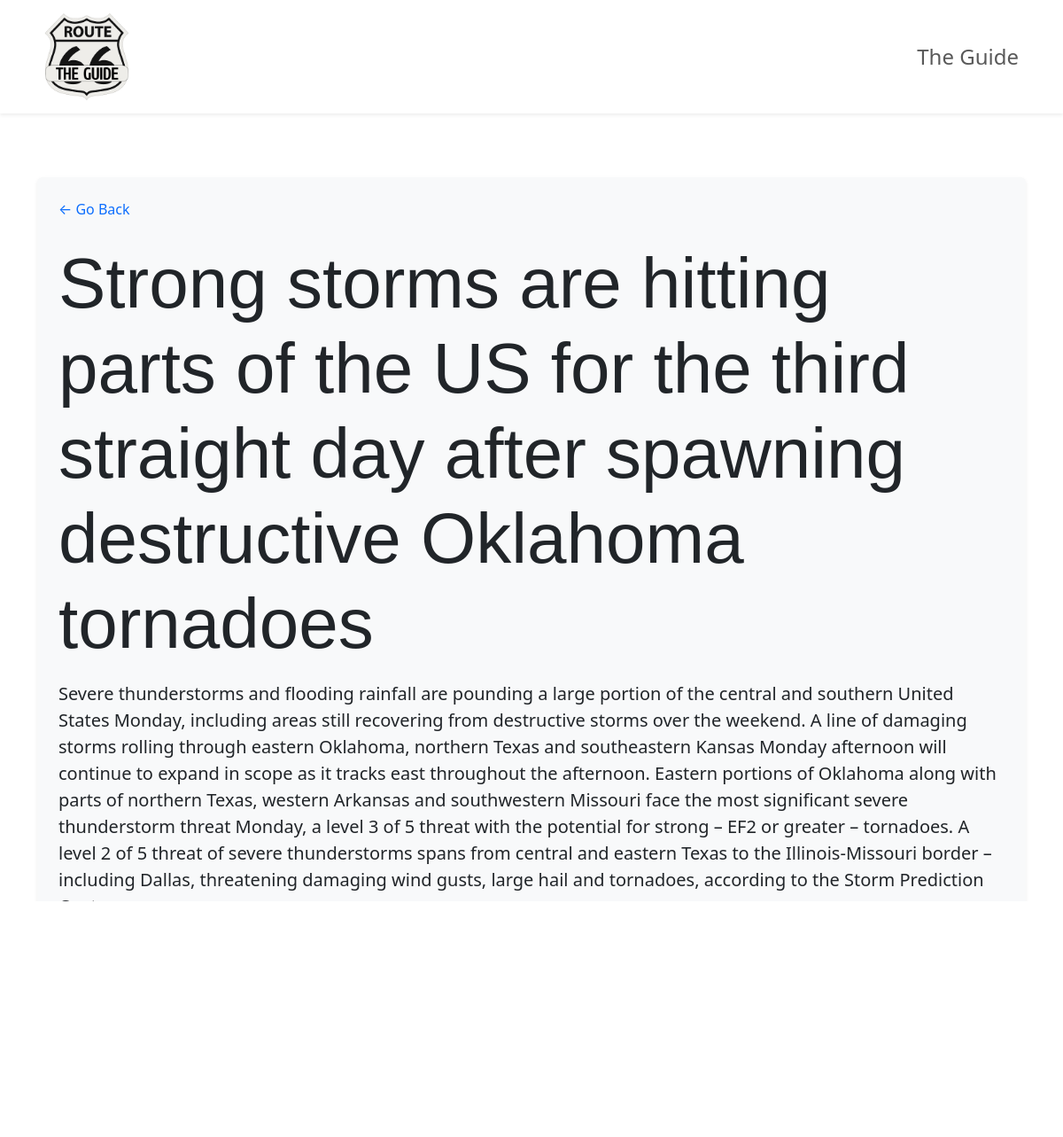
The page /news/1/ on the database its author committed.
### news/models.py (models this page shows)
class NewsEntry(models.Model):
    title = models.CharField(max_length=200)
    description = models.TextField()
    date = models.DateTimeField(auto_now_add=True)

### news/views.py (the view)
# urls.py: path('<int:news_id>/', views.detail, name='detail'),
def detail(request, news_id):
    selected_blog_post = get_object_or_404(NewsEntry, pk=news_id)
    return render(request, 'news/detail.html', {'new': selected_blog_post})

### news/templates/news/detail.html (shortened to what this page needs)
{% extends 'news/base.html' %}
{% block content %}
    <div class="container mt-4 bg-light text-dark p-4 rounded shadow-sm mb-5">
        <p><a href="{% url 'news:news' %}" class="text-decoration-none text-primary">&larr; Go Back</a></p>
        <h1 class="mt-4 mb-3">{{ new.title }}</h1>
        <p class="lead mb-4">{{ new.description }}</p>
        <p><small class="text-muted">{{ new.date }}</small></p>
    </div>
{% endblock %}

### news/static/news/style.css (style rules this page uses)
html, body { height: 100%; margin: 0; display: flex; flex-direction: column; background-image: url("images/bg.jpg"); background-position: center center; background-size: cover; background-attachment: fixed; }
h1 { font-family: "AmericanCaptain", sans-serif; font-size: 5rem; }

### rows shown on the page
NewsEntry: title "Strong storms are hitting parts of the US for the third straight day after spawning destructive Oklahoma tornadoes", description "Severe thunderstorms and flooding rainfall are pounding a large portion of the central and southern United States Monday, including areas still recovering from destructive storms over the weekend. A line of damaging storms rolling through eastern Oklahoma, northern Texas and southeastern Kansas Monday afternoon will continue to expand in scope as it tracks east throughout the afternoon. Eastern portions of Oklahoma along with parts of northern Texas, western Arkansas and southwestern Missouri face the most significant severe thunderstorm threat Monday, a level 3 of 5 threat with the potential for strong – EF2 or greater – tornadoes. A level 2 of 5 threat of severe thunderstorms spans from…"
